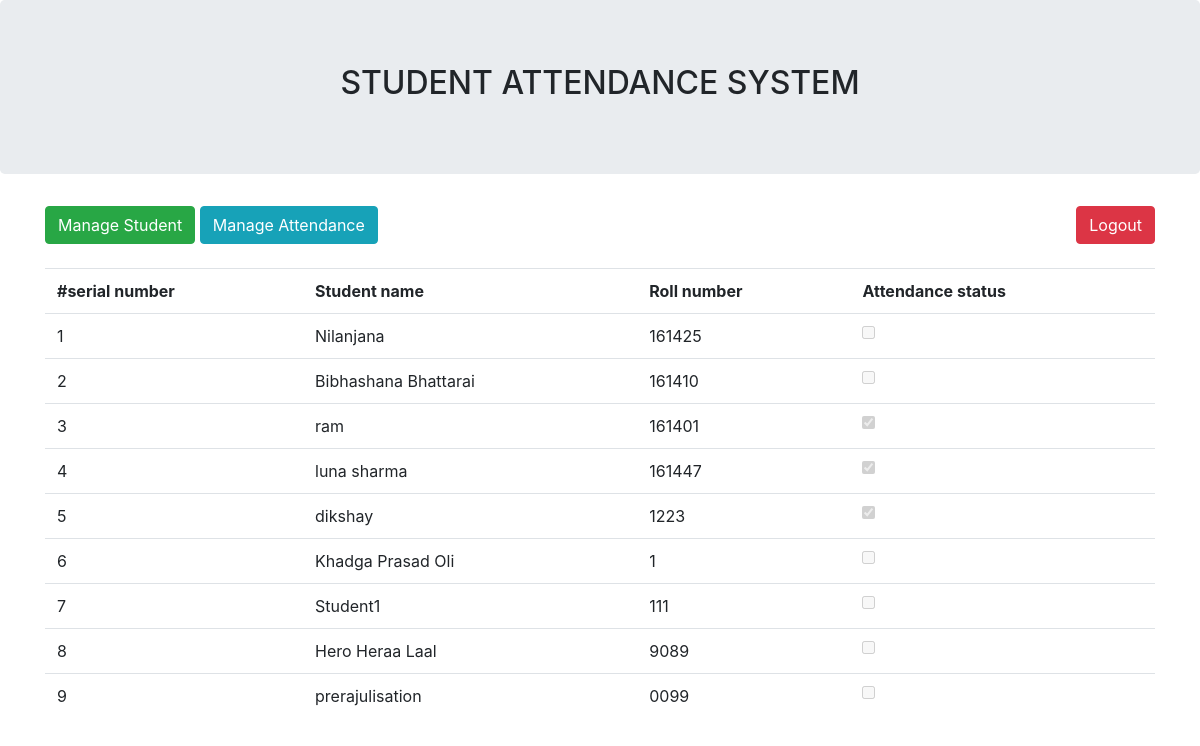
The page /show_attendance.php?date=2019-12-24 on the database its author committed.
### tables this page shows
CREATE TABLE `attendance` (
  `id` int(11) NOT NULL,
  `student_name` varchar(255) NOT NULL,
  `roll_number` varchar(255) NOT NULL,
  `CardID` varchar(255) NOT NULL,
  `faculty_id` int(11) NOT NULL,
  `semester_id` int(11) NOT NULL,
  `gender` enum('male','female') NOT NULL
);

CREATE TABLE `attendance_record` (
  `id` int(11) NOT NULL,
  `student_id` int(11) NOT NULL,
  `time` time NOT NULL,
  `date` date NOT NULL
);

### show_attendance.php (the view, shortened to what this page needs)
<?php
include("boot.php");
include("db.php");
?>
<div class="container">
	<div class="row">
		<div class="col-md-10 text-left">
			<a class="btn btn-success" href="student.php">Manage Student</a>
			<a class="btn btn-info" href="viewall.php">Manage Attendance</a>
		</div>
		<div class="col-md-2 text-right">
			<a class="btn btn-danger" href="logout.php">Logout</a>
		</div>
</div>
<br>
<div class="panel panel-default ">
	<div class="panel panel-headings">
	<div class="panel panel-body">
		<form action="header.php" method="post">
		<table class="table table-stripped">
		<tr>
		<th>#serial number</th>
		<th>Student name</th>
		<th>Roll number</th>
		<th>Attendance status</th>
		</tr>
		<?php
		$date= $_GET['date'];
		$result=mysqli_query($con,"select * from attendance");
		$serialnumber=0;
		while ($row=mysqli_fetch_array($result))
		{
			$id = $row['id'];
			$result1=mysqli_query($con,"select * from attendance_record where student_id='$id' and date = '$date' ");
			$row1 = mysqli_fetch_array($result1);
		$serialnumber++;
		?>
		<tr>
		<td> <?php echo $serialnumber; ?> </td>
		<td> <?php echo $row['student_name']; ?> </td>
		 <td><?php echo $row['roll_number']; ?> </td>
		<td>
		<input type="checkbox" <?php if($row1['date']!=0){ echo 'checked=""' ; }?> name ="present" value = "1" readonly disabled>
		</td>
		</tr>
		 <?php
		  } ?>
		</table>
		</form>
	</div>
	</div>
</div>

### rows shown on the page
attendance: student_name "Nilanjana", roll_number "161425"
attendance: student_name "Bibhashana Bhattarai", roll_number "161410"
attendance: student_name "ram", roll_number "161401"
attendance_record: date "☑"
attendance: student_name "luna sharma", roll_number "161447"
attendance_record: date "☑"
attendance: student_name "dikshay", roll_number "1223"
attendance_record: date "☑"
attendance: student_name "Khadga Prasad Oli", roll_number "1"
attendance: student_name "Student1", roll_number "111"
attendance: student_name "Hero Heraa Laal", roll_number "9089"
attendance: student_name "prerajulisation", roll_number "0099"
